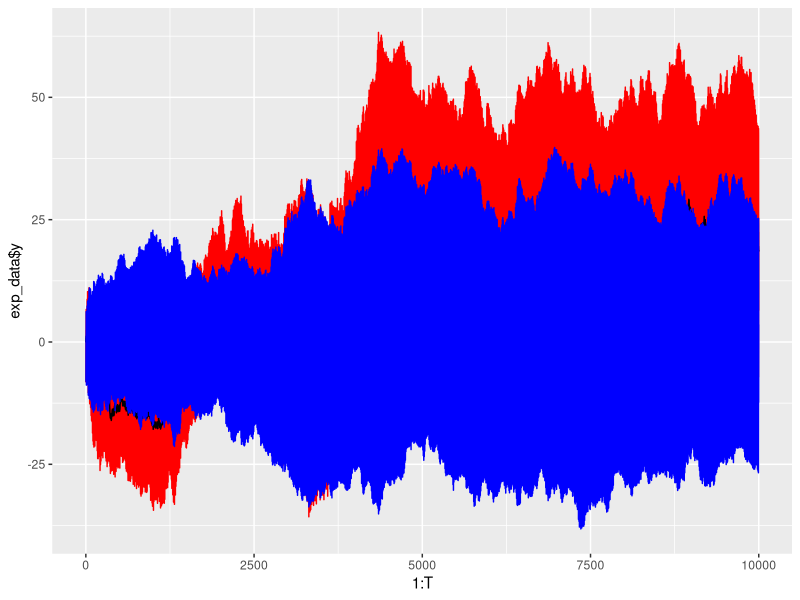

The R source for this figure: (Note: this script raises an error after producing the figure.)
library(ggplot2)
sim_exp_smoothing = function(params, lags, initial, T, sigmasq){
  m = length(params)
  dim = sum(lags) - m + 1
  if(length(lags) != m){
    stop("Parameter and lag vectors must be the same length")
  }
  if(length(initial) != dim){
    stop("Length of initial state vector must equal sum of lag vector minus number of latent states plus one")
  }
  if(any(params >= 1 | params <= 0)){
    stop("All parameters must be between zero and one")
  }
  states = matrix(0, ncol = T+1, nrow = dim)
  states[,1] = initial
  y = vector(length = T+1)
  newstates = c(1, 1+cumsum(lags))[-(m+1)]
  for(t in 2:(T+1)){
    y[t] = rnorm(1, 0, sqrt(sigmasq)) + states[1, t-1] - sum(states[(1:sum(lags))[-cumsum(lags)],t-1])
    states[1, t] = (1-params[1])*states[1, t-1] + params[1]*(y[t] + sum(states[(1:sum(lags))[-cumsum(lags)],t-1])) 
    
    
    for(j in 2:m){
      states[newstates[j], t] = -sum(states[(cumsum(lags)[j-1]+1):(cumsum(lags)[j]-1),t-1]) +
                                       params[j]*(y[t] - states[1, t-1] + sum(states[(1:sum(lags))[-cumsum(lags)], t-1]))
    }
    for(j in (1:(sum(lags)-m+1))[-newstates]){
      states[j, t] = states[j-1, t-1]
    }
  }
  out = list(y = y[2:(T+1)], states = states[newstates,2:(T+1)])
  return(out)
}

alpha = c(0.3, 0.5)
lags = c(1, 7)
initial = c(0, 1, 2, 6, 1, 1, -3)
T = 10000
sigmasq = 1
exp_data = sim_exp_smoothing(alpha, lags, initial, T, sigmasq)
ggplot() + geom_line(aes(1:T, exp_data$y), colour = "red") + 
  geom_line(aes(1:T, exp_data$states[1,]), colour = "black") + geom_line(aes(1:T, exp_data$states[2, ]), colour = "blue")

##MCMC Setup
m = length(lags)
dim = sum(lags) - m +1
y = exp_data$y
x = c(1, rep(-1, dim-1))
Trans = matrix(0, dim, dim)
Trans[1,1] = 1
newstates = c(1, 2+cumsum(lags-1)[-m])
for(i in 2:m){
  if(i < m){
    Trans[newstates[i], newstates[i]:(newstates[i+1]-1)] = -1
  } else {
    Trans[newstates[m], newstates[m]:dim] = -1
  }
}
for(i in (1:dim)[-newstates]){
  Trans[i, i-1] = 1
}


rep = 10000


biunif = function(x) {x[1]*x[2]}

resolution = 1000
support = seq(0, 1, length.out = resolution)
grid = expand.grid(support, support)
grid$dens = apply(grid, 1, density_only, y = y, Trans = Trans, x = x, lags = lags)
grid$dens = grid$dens / sum(grid$dens)

#ggplot(grid) + geom_tile(aes(Var1, Var2, fill = dens))
grid[which.max(grid$dens),]

densitymatrix = matrix(grid$dens, resolution)
marginalx = colSums(densitymatrix)
XCDF = cumsum(marginalx)


draws = replicate(10000, drawing())
draws = t(draws)

rownames(densitymatrix) = support
colnames(densitymatrix) = support




x_tilde = matrix(0, T, dim)
y_tilde = rep(0, T)
b_bar = matrix(0, dim, T)
alpha_full = rep(0, dim)
csum_lags = c(1, 2)
alpha_full[csum_lags] = alpha
D = Trans - alpha_full %*% t(x)
x_tilde[1,] = t(x)
b_bar[,1] = alpha_full * y[1]
y_tilde[1] = y[1]
for(t in 2:T){
  b_bar[,t] = D %*% b_bar[,t-1] + alpha_full * y[t]
  x_tilde[t,] = x_tilde[t-1,] %*% D 
  y_tilde[t] = y[t] - t(x) %*% b_bar[,t-1] 
}
xtxinv = solve(t(x_tilde) %*% x_tilde)
beta0hat = xtxinv %*% t(x_tilde) %*% y
ssquared = (t(y_tilde - x_tilde %*% beta0hat) %*% (y_tilde - x_tilde %*% beta0hat)) / (T - size)
log(sqrt(det(xtxinv)))   -(T - size)/2 * log(ssquared)





#Progress:
#Fix problem in eigenvalue of D matrix (coding error)
#Write simulation and MCMC code (in progress - alpha draws)
#Discover problem with XTX being singular
#Reparameterise seasonal effects to have equivalent to XTX that is not singluar
#Fix old code to work with new parameterisation
#Wrote inverse CDF sampler for two and three dimensional alpha

#To do:
#Handle extremely small densities
#Run and see what happens
#Hope to fit marginals to easy to use densities
#Figure out copula structure and fit
#Write Variational Bayes algorithm (and hope distribution allows reparameterisation)

